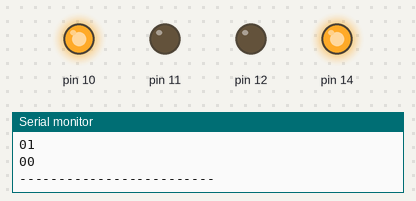
Bench run of a sketch on a simulated Arduino Uno, built with avr-gcc and run on an emulated ATmega328P. Shown: output pins drawn as LEDs (lit = HIGH), the last lines printed to the serial monitor. Pins used as bus, display or sensor lines are not drawn.

Above: at 0.5 s.
At 2.5 s:
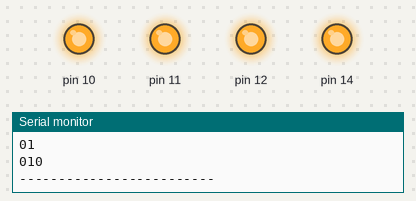
At 5.0 s:
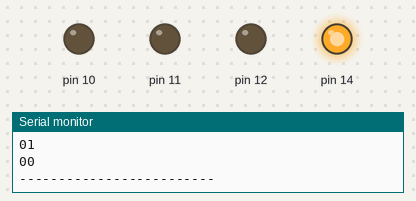
At 7.5 s:
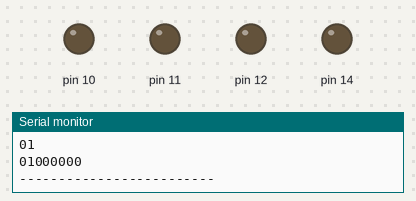
At 9.5 s:
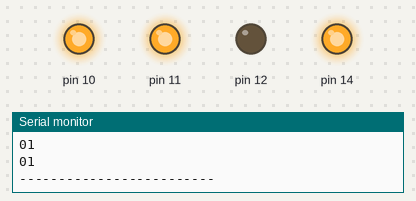
Timing chart, 0 to 10.4 s (numbered marks = the images above):
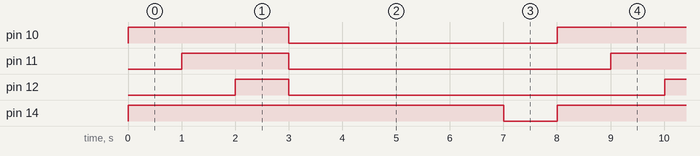

The sketch:

bin_pin_test.ino
```cpp
#define len 8

byte Star = 0x01;
byte finsh = 0x00;
int n = 0;

void printArray(byte a){
    Serial.print(B0);
    Serial.println(a, BIN);
}

void setup() {
  Serial.begin(9600);
  pinMode(10, OUTPUT);
  pinMode(11, OUTPUT);
  pinMode(12, OUTPUT);
  pinMode(13, OUTPUT);
  pinMode(14, OUTPUT);

}

void loop() {
  printArray(Star);
  printArray(finsh);
  finsh = Star << n;
  (finsh == 0x01)? digitalWrite(10, HIGH) : digitalWrite(14, HIGH);
  (finsh == 0x02)? digitalWrite(11, HIGH) : digitalWrite(14, HIGH);
  (finsh == 0x04)? digitalWrite(12, HIGH) : digitalWrite(14, HIGH);
  (finsh == 0x08)? digitalWrite(13, HIGH) : digitalWrite(14, HIGH);
  Serial.println("-------------------------");
  n++;
  if(n == 4){
    finsh = 0x00;
    digitalWrite(10, LOW);
    digitalWrite(11, LOW);
    digitalWrite(12, LOW);
    digitalWrite(13, LOW);
  }
  if(n == 8){
    n = 0;
    digitalWrite(14, LOW);
  }
  delay(1000);

}
```

Measured:
- by itself, pin 10: alternates HIGH for 3.0 s and LOW for 5.0 s
- by itself, pin 11: alternates HIGH for 2.0 s and LOW for 6.0 s
- by itself, pin 12: alternates HIGH for 1.0 s and LOW for 7.0 s
- by itself, pin 14: alternates HIGH for 7.0 s and LOW for 1.0 s
